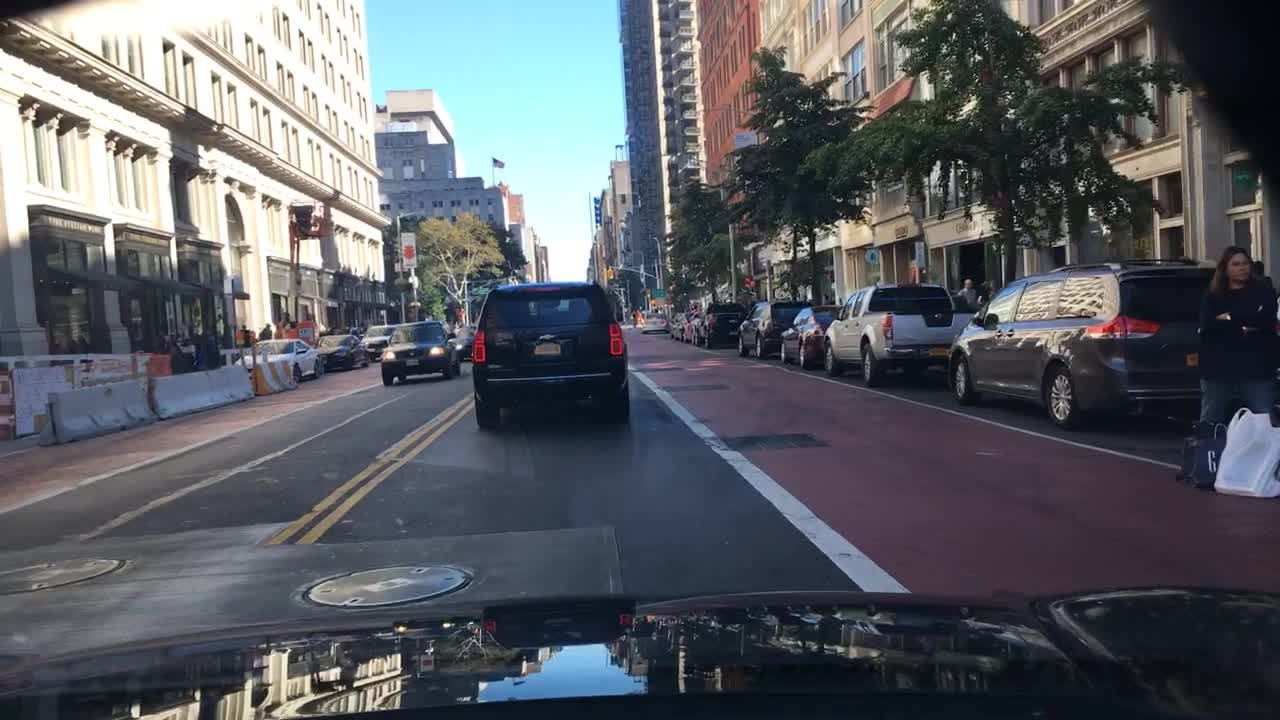
#> input picture perception/data/0a0eaeaf-9ad0c6dd.jpg, 1280 x 720 px
$ jupyter execute ImageProcessing.ipynb   (older library calls are emulated)
#> lines starting #> are read from the running program, lines starting #| are printed output that depends on the picture; after the words box and inside, x2 and y2 are one past the last pixel; in counts of white or black regions, pixels touching at a corner belong together
[cell 1]
import cv2
import numpy as np
import matplotlib.pyplot as plt

[cell 2]
# Let's load some images from the Berkeley driving dataset.
img1 = cv2.imread('data/0a0eaeaf-9ad0c6dd.jpg')
#> img1 is the input picture: shape (720, 1280, 3); mean B, G, R 100.1, 94.2, 91.1
img2 = cv2.imread('data/0a9d2d3e-50c65398.jpg')
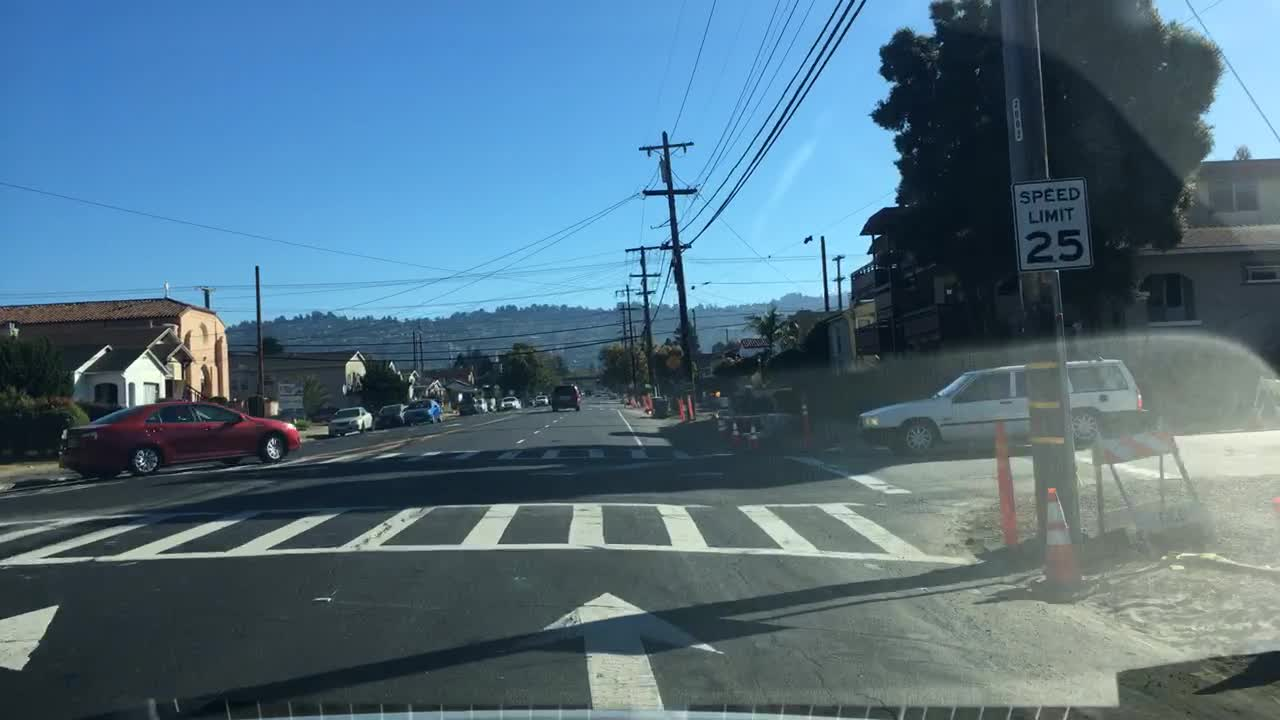
#> input picture perception/data/0a9d2d3e-50c65398.jpg, 1280 x 720 px
#> img2 is the input picture: shape (720, 1280, 3); mean B, G, R 129.3, 111.6, 82
img3 = cv2.imread('data/90775bce-a0a1817a.jpg')
img4 = cv2.imread('data/0a62ffee-85e97e08.jpg')
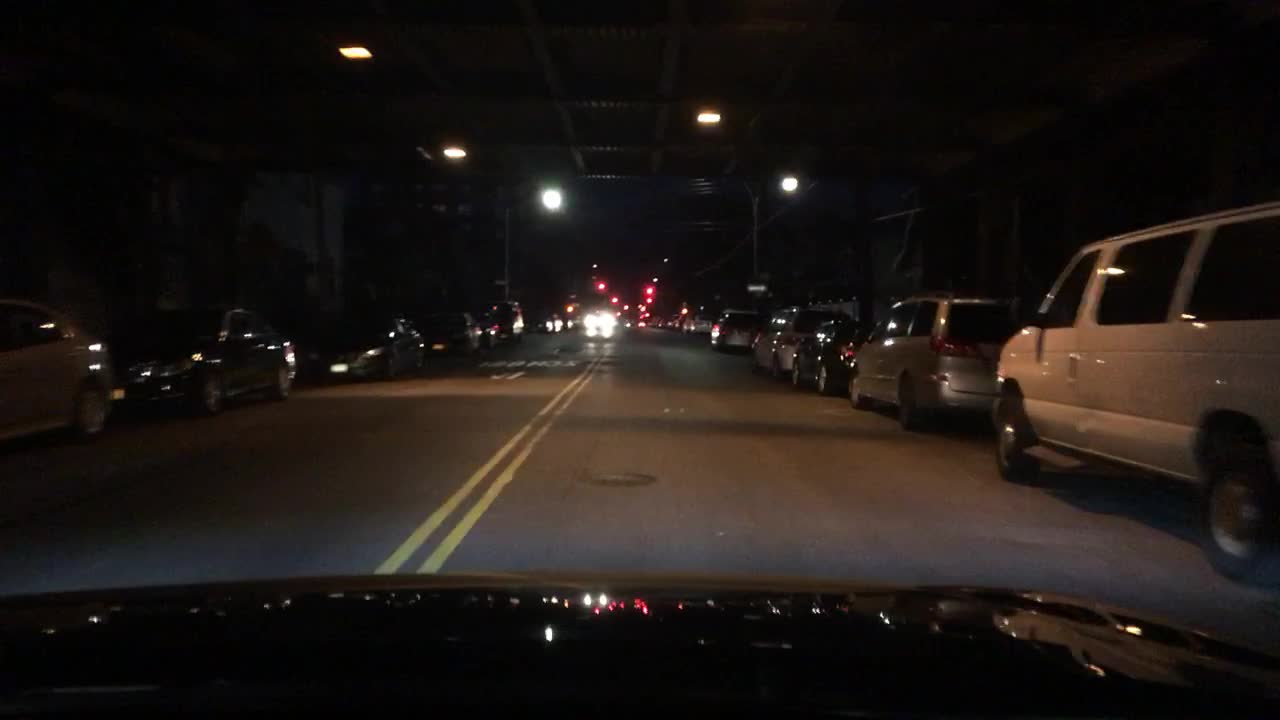
#> input picture perception/data/0a62ffee-85e97e08.jpg, 1280 x 720 px
#> img4 is the input picture: shape (720, 1280, 3); mean B, G, R 20.5, 24, 30.1

[cell 3]
fig, ax = plt.subplots(1, 1)
fig.set_size_inches((10,8))
# NOTE: OpenCV stores images as BGR, but Matplotlib expects RGB
plt.imshow(cv2.cvtColor(img1, cv2.COLOR_BGR2RGB))
plt.axis('off')

[cell 4]
# We will experiment with each channel separately.
img1_blue, img1_green, img1_red = cv2.split(img1)
# First the blue channel...
fig, ax = plt.subplots(1)
fig.set_size_inches((10,8))
ax.imshow(img1_blue, cmap='gray', vmin=0, vmax=255)
ax.axis('off')
plt.show()

## Monadic Filters
Here are a couple useful examples: thresholding and gamma correction.
Thresholding (`cv2.threshold` - miscellaneous transform) needs the image in grayscale.

[cell 5]
img1_gray = cv2.cvtColor(img1, cv2.COLOR_BGR2GRAY)
fig, ax = plt.subplots(1)
fig.set_size_inches((10,8))
ax.imshow(img1_gray, cmap='gray', vmin=0, vmax=255)
ax.axis('off')
plt.show()

[cell 6]
# What's the histogram? image, channel number, image mask (not using one), number of bins, pixel range
img1_hist = cv2.calcHist([img1_gray], [0], None, [256], [0,256])
#> img1_hist = 256 values, max 12803 at index 254, min 2 at index 0, mean 3600

[cell 7]
plt.plot(img1_hist)
plt.xlim([0,256])
plt.show()
#> figure, not shown here; curve peaks at x = 254, y = 12803

[cell 8]
_, img1_thresh = cv2.threshold(img1_gray,120,255,cv2.THRESH_BINARY)
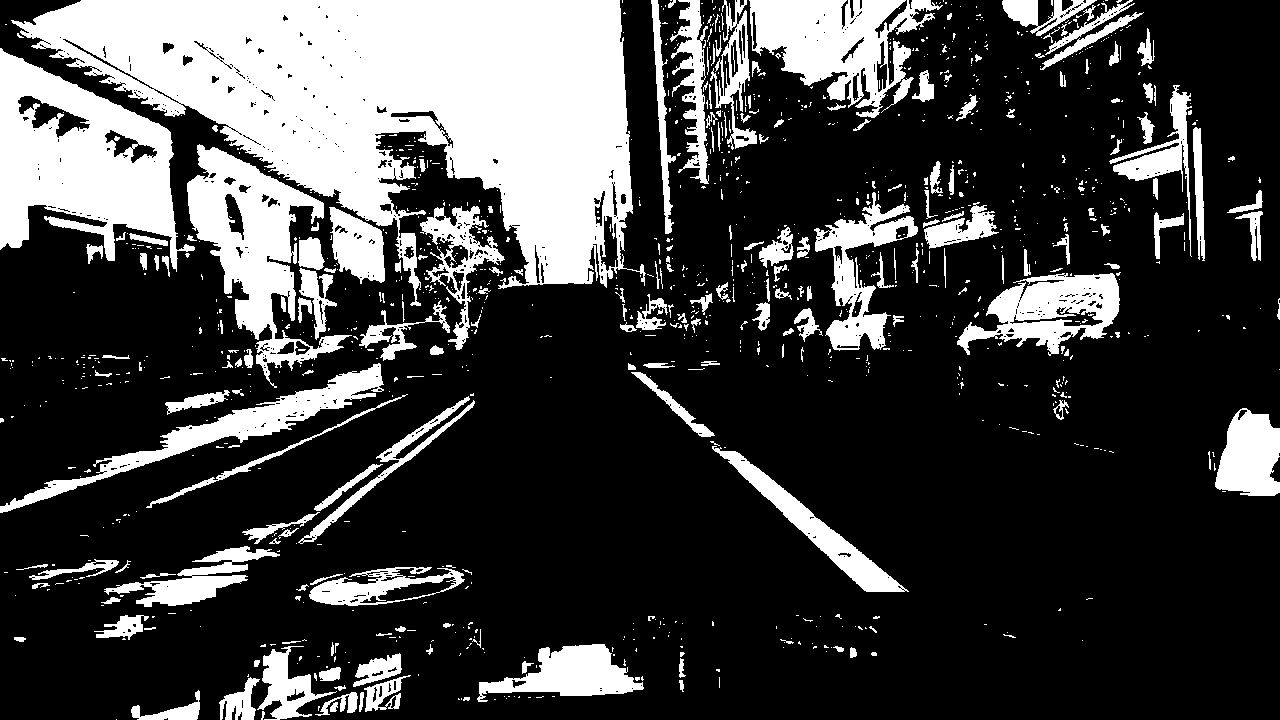
#> img1_thresh: shape (720, 1280); 25.9% white; 1174 white regions (957 under 20 px), largest, box (x1, y1, x2, y2) and area: (11, 0, 646, 306) 97683, (0, 48, 195, 272) 22485, (187, 144, 352, 388) 13957

[cell 9]
fig, ax = plt.subplots(1)
fig.set_size_inches((10,8))
ax.imshow(img1_thresh, cmap='gray', vmin=0, vmax=255)
ax.axis('off')
plt.show()

That was not super great. Let's perform some gamma correction first.

[cell 10]
# gamma < 1 => darker...gamma > 1.0 => brighter
def correct_gamma(img, gamma=1.0):
#> called with gamma = 1.5
    igamma = 1.0 / gamma
    img_corr = (img1 / 255.)**igamma * 255
    return img_corr.astype('uint8')

[cell 11]
img1_corr = correct_gamma(img1, gamma=1.5)

[cell 12]
fig, ax = plt.subplots(1, 1)
fig.set_size_inches((10,8))
plt.imshow(cv2.cvtColor(img1_corr, cv2.COLOR_BGR2RGB))
plt.axis('off')

## Spatial Operations
These filters use a neighborhood around a chosen input point, $(u,v)$, to generate an output point in outuput image $O$.

[cell 13]
# Simple blur with a 21x21 kernel
n = 11
K = np.ones((n,n), np.float32) / (n**2)

[cell 14]
img1_smooth = cv2.filter2D(img1,-1,K)

[cell 15]
fig, ax = plt.subplots(1, 1)
fig.set_size_inches((10,8))
plt.imshow(cv2.cvtColor(img1_smooth, cv2.COLOR_BGR2RGB))
plt.axis('off')

[cell 16]
# A Gaussian blur performs a weighted average with a kernel that has values
# computed from a Gaussian distribution
ksize = (7,7)
# Passing in 0 for sigmaX results in a std dev computed based on kernel size. I am using the gamma corrected image.
img1_gauss = cv2.GaussianBlur(img1_corr, ksize, sigmaX=0)
print("Gaussian kernel:\n")
# We can look at the Gaussian kernel with the following function:
print(cv2.getGaussianKernel(ksize=7, sigma=0))

[cell 17]
fig, ax = plt.subplots(1, 1)
fig.set_size_inches((10,8))
plt.imshow(cv2.cvtColor(img1_gauss, cv2.COLOR_BGR2RGB))
plt.axis('off')

[cell 18]
img1_gauss_gray = cv2.cvtColor(img1_gauss, cv2.COLOR_BGR2GRAY)
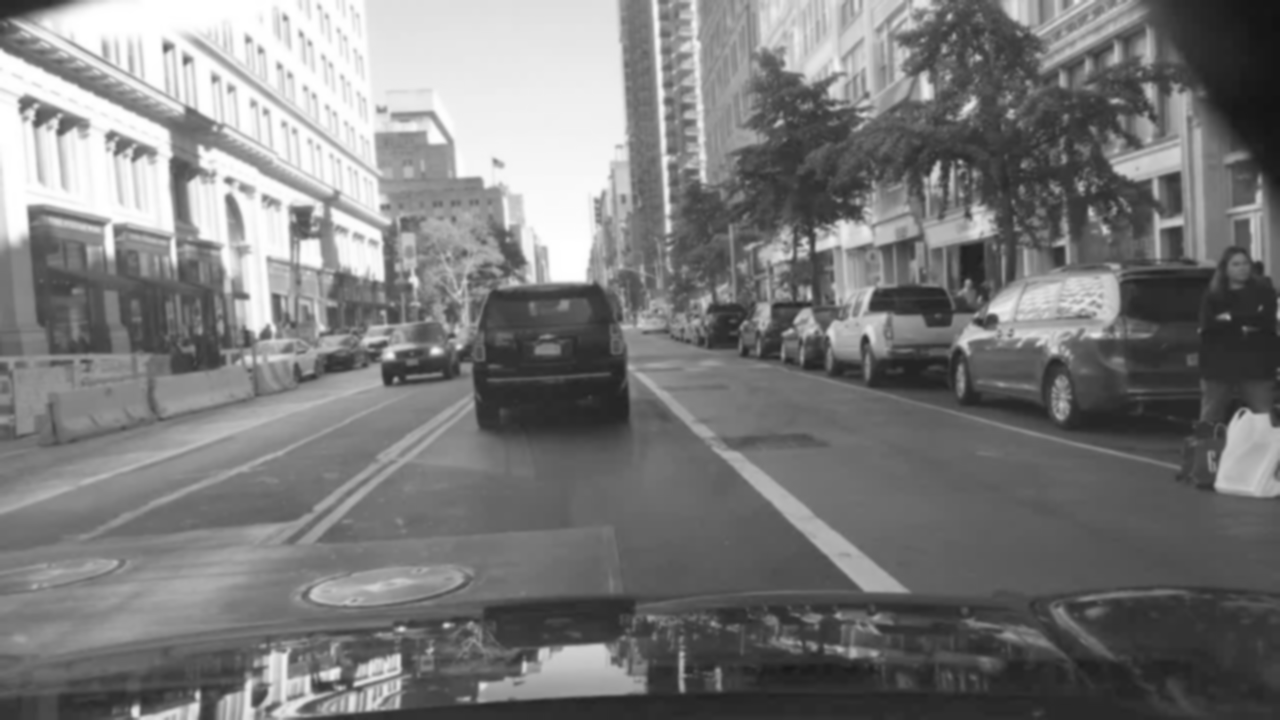
#> img1_gauss_gray: shape (720, 1280); min 19, max 255, mean 123
# Let's examine a single row across the middle of the image
h = 500
img1_row = img1_gauss_gray[h, :]
#> img1_row = 1280 values, max 183 at index 775, min 76 at index 1279, mean 110.4
fig, ax = plt.subplots(1, 1)
fig.set_size_inches((10,8))
plt.imshow(img1_gauss_gray, cmap='gray')
plt.plot([0,img1_gauss_gray.shape[1]-1],[h,h], 'r-')
plt.axis('on')
plt.show()

[cell 19]
# Let's see the 1D signal
fig, ax = plt.subplots(1, 1)
fig.set_size_inches((10,5))
plt.plot(img1_row)
plt.xlim(0,1280)
plt.show()
#> figure, not shown here; curve peaks at x = 775, y = 183

[cell 20]
# I can convolve with the 1D difference filter. Something interesting will show up!
img1_row_d = np.convolve(img1_row, np.array([-1,0,1]))
#> img1_row_d = 1282 values, max 77 at index 1280, min -148 at index 0, mean 0
fig, ax = plt.subplots(1, 1)
fig.set_size_inches((10,5))
plt.plot(img1_row_d)
plt.xlim(0,1280)
plt.ylim(-50,100)
plt.show()
#> figure, not shown here; curve peaks at x = 1280, y = 77

[cell 21]
# The Sobel filter is a 2D weighted derivative. You convolve the image with each direction.
S_x = cv2.Sobel(img1_gauss_gray,cv2.CV_64F,1,0,ksize=3)
S_y = cv2.Sobel(img1_gauss_gray,cv2.CV_64F,0,1,ksize=3)

[cell 22]
fig, ax = plt.subplots(1, 1)
fig.set_size_inches((10,8))
plt.imshow(cv2.convertScaleAbs(S_x), cmap='gray')
plt.axis('off')

[cell 23]
fig, ax = plt.subplots(1, 1)
fig.set_size_inches((10,8))
plt.imshow(cv2.convertScaleAbs(S_y), cmap='gray')
plt.axis('off')

[cell 24]
# Now we put them together! Need to compute their magnitude.
img1_gradmag = np.sqrt(np.square(S_x) + np.square(S_y))

[cell 25]
fig, ax = plt.subplots(1, 1)
fig.set_size_inches((10,8))
plt.imshow(np.abs(img1_gradmag).astype(np.uint8), cmap='gray')
plt.axis('off')

[cell 26]
# The Laplacian applies a second derivative
img1_laplacian = cv2.Laplacian(img1_gauss_gray, cv2.CV_16S, ksize=3)
fig, ax = plt.subplots(1, 1)
fig.set_size_inches((10,8))
plt.imshow(cv2.convertScaleAbs(img1_laplacian), cmap='gray')
plt.axis('off')

[cell 27]
# Let's use a Canny detector for finding edges!
img1_gray = cv2.cvtColor(img1, cv2.COLOR_BGR2GRAY)
img1_canny = cv2.Canny(img1_gray,100,200)
#> img1_canny: shape (720, 1280); 8.7% white in thin lines or dots
fig, ax = plt.subplots(1, 1)
fig.set_size_inches((10,8))
plt.imshow(img1_canny, cmap='gray')
plt.axis('off')

## Hough Transform - Finding Lines
Motivation: lines are described in polar form.
For every edge point in an image, compute the family of lines over a discretized parameter space.
Intersections in parameter space indicate an $(r,\theta)$ solution for a line that fits those image points.

[cell 28]
rho = 1 # pixel discretization
thetas = [i*np.pi / 180 for i in range(0,360)]
def polar_line(pt, theta):
    return pt[0]*np.cos(theta) + pt[1]*np.sin(theta)

[cell 29]
rs1 = polar_line((8,6), thetas)
rs2 = polar_line((4,9), thetas)
rs3 = polar_line((12,3), thetas)

[cell 30]
plt.plot(thetas, rs1)
plt.plot(thetas, rs2)
plt.plot(thetas, rs3)
plt.show()
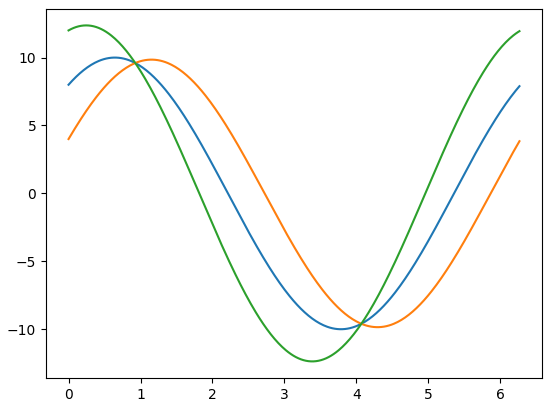
#> figure drawn by matplotlib, 1 panel; curve peaks at x = 0.646, y = 10; curve peaks at x = 1.15, y = 9.85; curve peaks at x = 0.244, y = 12.37

Hough line transform on our street image...

[cell 31]
from math import cos, sin
lines = cv2.HoughLines(img1_canny, 1, np.pi / 180, 300, None, 0, 0)
#> lines = [[188, 1.8], [-113, 2.25], [2, 2.08], [14, 2.06], [485, 1.24]]
lines = lines.reshape(lines.shape[0], 2)

[cell 32]
hough_lines = []
if lines is not None:
    for line in lines:
        r = line[0]
        theta = line[1]
        a = cos(theta)
        b = sin(theta)
        x0 = a * r
        y0 = b * r
        hough_lines.append(np.array([int(x0 + 1000*(-b)), int(y0 + 1000*(a)), int(x0 - 1000*(-b)), int(y0 - 1000*(a))]))
#> this loop made 5 passes
#> (r, theta, a, b, x0, y0) on passes 1 to 5: (188, 1.8, -0.225, 0.974, -42.29, 183.2), (-113, 2.25, -0.629, 0.777, 71.11, -87.82), (2, 2.08, -0.485, 0.875, -0.97, 1.75), (14, 2.06, -0.469, 0.883, -6.57, 12.36), (485, 1.24, 0.326, 0.946, 157.9, 458.6)
#> after the loop, hough_lines = [[-1016, -41, 932, 408], [-706, -717, 848, 541], [-875, -483, 873, 486], [-889, -457, 876, 481], [-787, 784, 1103, 133]]
print("We have {0} lines.".format(len(hough_lines)))
#| We have 5 lines.

[cell 33]
img1_row = img1_gauss_gray[h, :]
fig, ax = plt.subplots(1, 1)
fig.set_size_inches((10,8))
plt.imshow(img1_gauss_gray, cmap='gray')
for l in hough_lines:
    plt.plot([l[0],l[2]],[l[1],l[3]], 'r--')
#> this loop made 5 passes
plt.axis('on')
plt.xlim(0,1280)
plt.ylim(720,0)
plt.show()
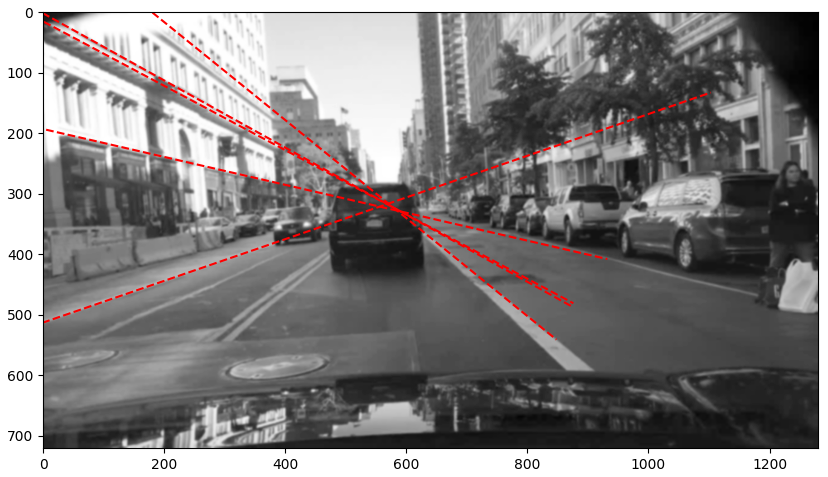
#> figure drawn by matplotlib, 1 panel
